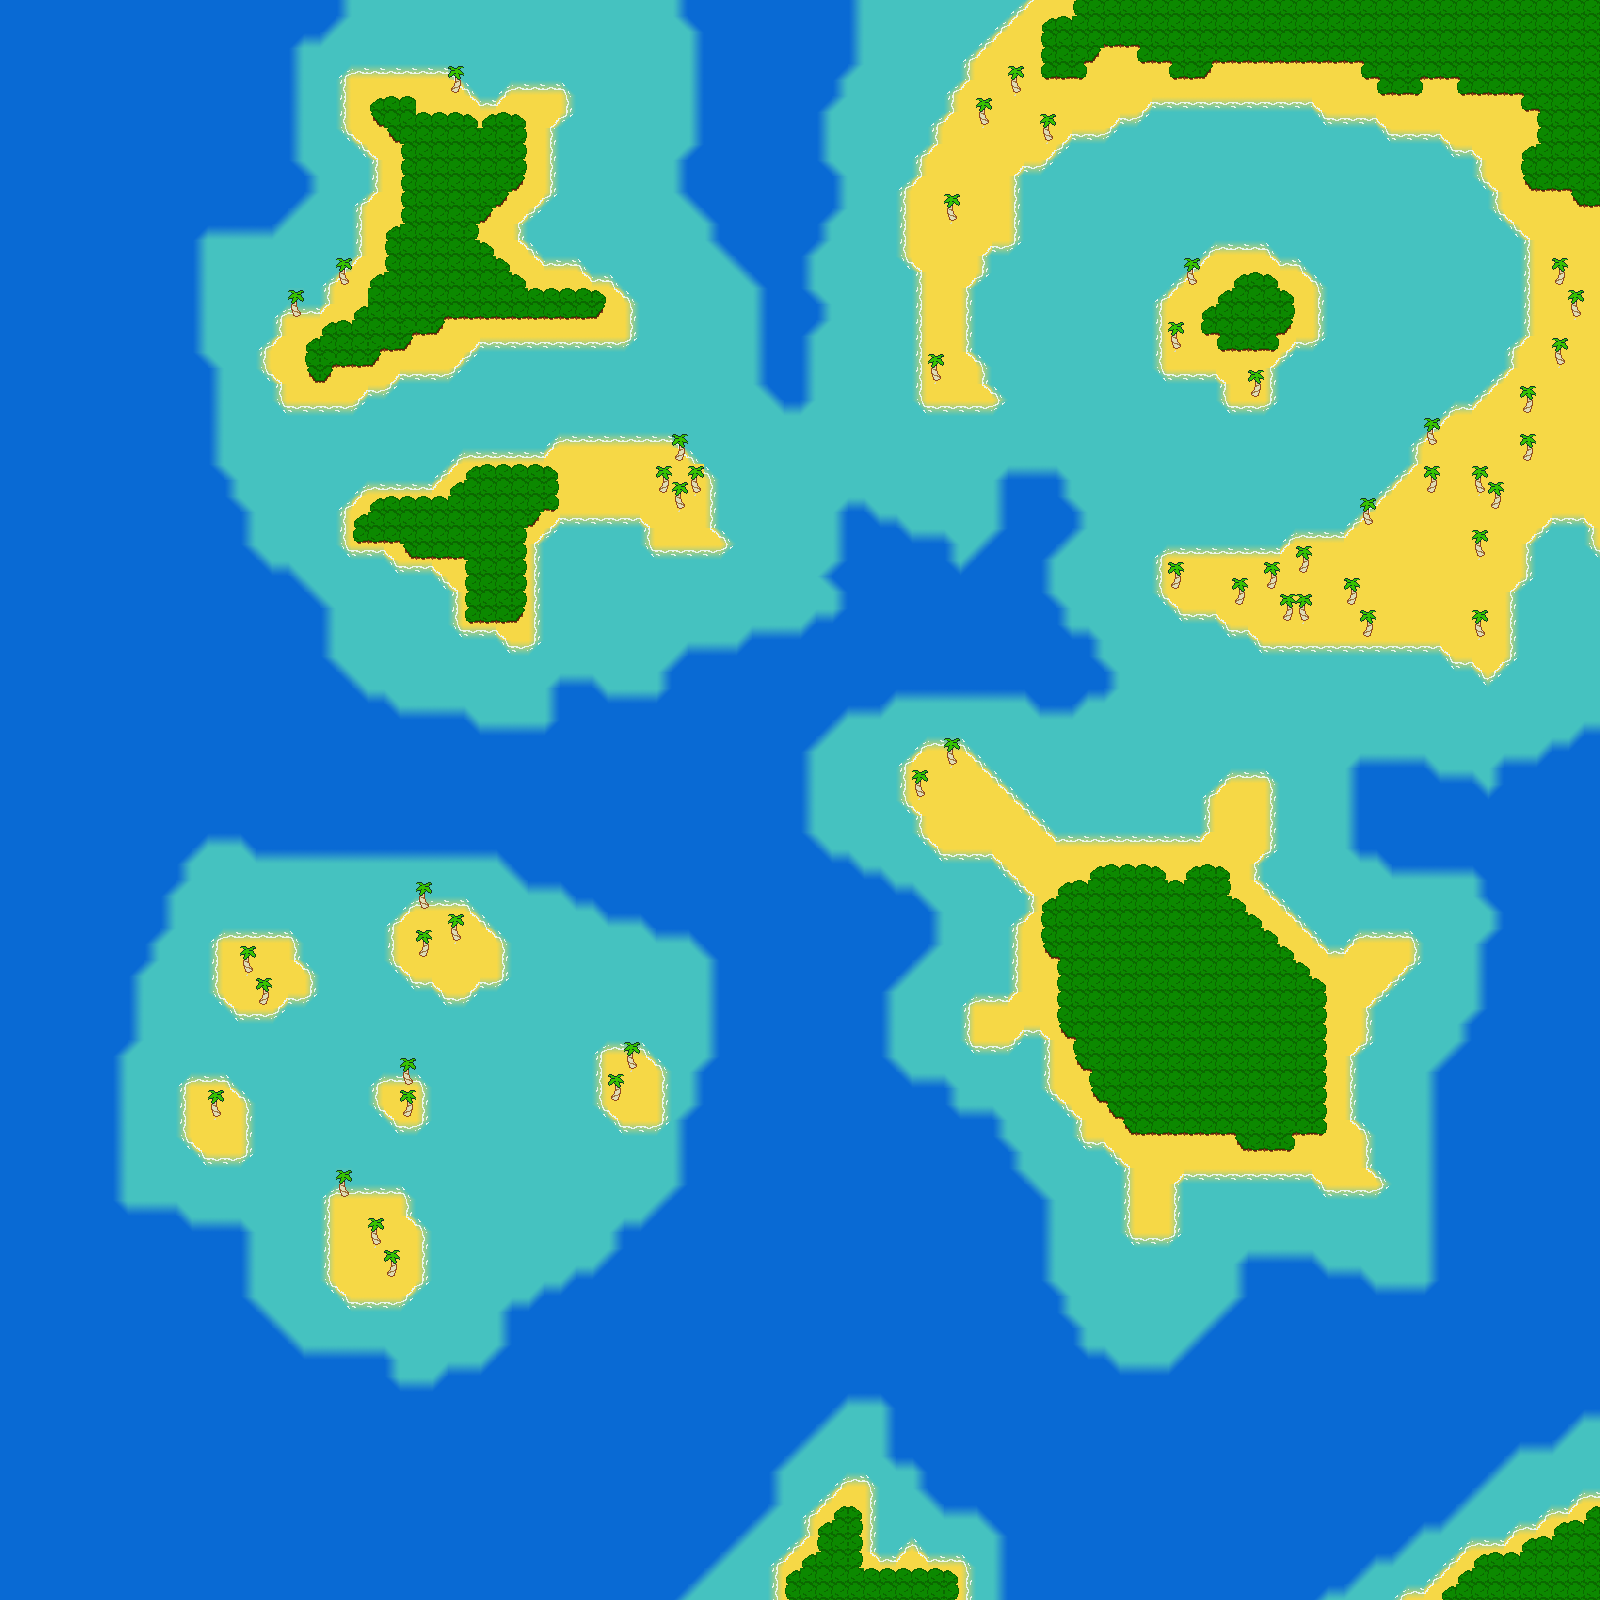

Tiled map render using the project's own tile images. Description and the map definition, with tile-layer contents summarised, below:
An orthogonal 100x100 tile map with 16x16 px tiles, 1 tile layer (Background).

<map version="1.0" orientation="orthogonal" renderorder="left-up" width="100" height="100" tilewidth="16" tileheight="16" nextobjectid="1">
 <tileset firstgid="1" name="tileset" tilewidth="16" tileheight="16" tilecount="60">
  <image source="../tiles/tileset.png" width="160" height="96" />
 </tileset>
 <layer name="Background" width="100" height="100">
  <data>[10000 cells, 10000 non-empty, 51 distinct tile ids]</data>
 </layer>
</map>